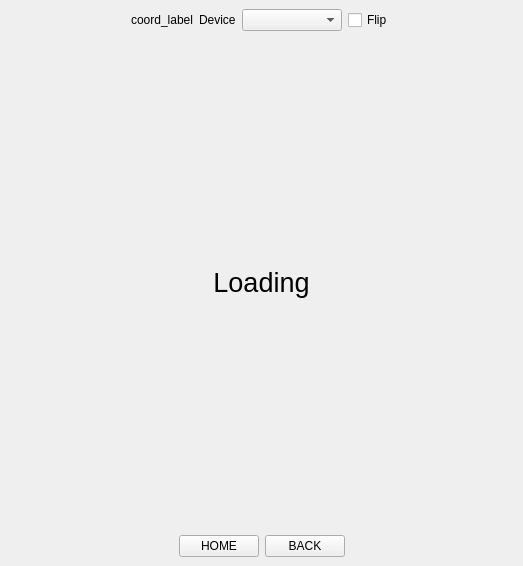
<?xml version="1.0" encoding="UTF-8"?>
<ui version="4.0">
 <class>MainWindow</class>
 <widget class="QMainWindow" name="MainWindow">
  <property name="geometry">
   <rect>
    <x>0</x>
    <y>0</y>
    <width>523</width>
    <height>566</height>
   </rect>
  </property>
  <property name="windowTitle">
   <string>MainWindow</string>
  </property>
  <widget class="QWidget" name="centralwidget">
   <layout class="QHBoxLayout" name="horizontalLayout_3">
    <item>
     <layout class="QVBoxLayout" name="verticalLayout" stretch="0,100,0">
      <property name="sizeConstraint">
       <enum>QLayout::SetFixedSize</enum>
      </property>
      <item>
       <layout class="QHBoxLayout" name="horizontalLayout_4" stretch="0,0,0,0,0">
        <item>
         <spacer name="horizontalSpacer_3">
          <property name="orientation">
           <enum>Qt::Horizontal</enum>
          </property>
          <property name="sizeHint" stdset="0">
           <size>
            <width>40</width>
            <height>20</height>
           </size>
          </property>
         </spacer>
        </item>
        <item>
         <widget class="QLabel" name="coord_label">
          <property name="text">
           <string>coord_label</string>
          </property>
         </widget>
        </item>
        <item>
         <widget class="QLabel" name="label_2">
          <property name="text">
           <string>Device</string>
          </property>
         </widget>
        </item>
        <item>
         <widget class="QComboBox" name="combo_device">
          <property name="minimumSize">
           <size>
            <width>100</width>
            <height>0</height>
           </size>
          </property>
         </widget>
        </item>
        <item>
         <widget class="QCheckBox" name="flip">
          <property name="text">
           <string>Flip</string>
          </property>
         </widget>
        </item>
        <item>
         <spacer name="horizontalSpacer_4">
          <property name="orientation">
           <enum>Qt::Horizontal</enum>
          </property>
          <property name="sizeHint" stdset="0">
           <size>
            <width>40</width>
            <height>20</height>
           </size>
          </property>
         </spacer>
        </item>
       </layout>
      </item>
      <item>
       <layout class="QHBoxLayout" name="horizontalLayout_2" stretch="0">
        <property name="sizeConstraint">
         <enum>QLayout::SetFixedSize</enum>
        </property>
        <property name="rightMargin">
         <number>0</number>
        </property>
        <item>
         <widget class="QLabel" name="label">
          <property name="text">
           <string>&lt;html&gt;&lt;head/&gt;&lt;body&gt;&lt;p&gt;&lt;span style=&quot; font-size:20pt;&quot;&gt;Loading&lt;/span&gt;&lt;/p&gt;&lt;/body&gt;&lt;/html&gt;</string>
          </property>
          <property name="alignment">
           <set>Qt::AlignCenter</set>
          </property>
         </widget>
        </item>
       </layout>
      </item>
      <item>
       <layout class="QHBoxLayout" name="horizontalLayout" stretch="0,0,0,0">
        <property name="spacing">
         <number>6</number>
        </property>
        <property name="sizeConstraint">
         <enum>QLayout::SetFixedSize</enum>
        </property>
        <item>
         <spacer name="horizontalSpacer">
          <property name="orientation">
           <enum>Qt::Horizontal</enum>
          </property>
          <property name="sizeHint" stdset="0">
           <size>
            <width>40</width>
            <height>20</height>
           </size>
          </property>
         </spacer>
        </item>
        <item>
         <widget class="QPushButton" name="button_home">
          <property name="text">
           <string>HOME</string>
          </property>
         </widget>
        </item>
        <item>
         <widget class="QPushButton" name="button_back">
          <property name="text">
           <string>BACK</string>
          </property>
         </widget>
        </item>
        <item>
         <spacer name="horizontalSpacer_2">
          <property name="orientation">
           <enum>Qt::Horizontal</enum>
          </property>
          <property name="sizeHint" stdset="0">
           <size>
            <width>40</width>
            <height>20</height>
           </size>
          </property>
         </spacer>
        </item>
       </layout>
      </item>
     </layout>
    </item>
   </layout>
  </widget>
 </widget>
 <resources/>
 <connections/>
</ui>
